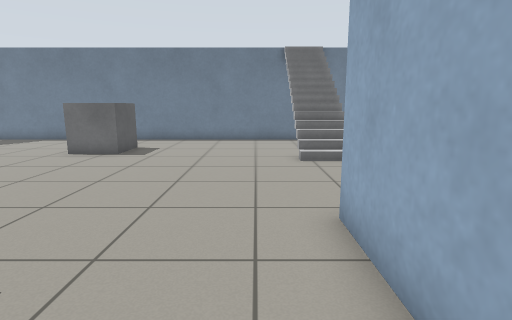
View 1 (above)

18 first-person views from a walk through a Gazebo world. The camera is 0.94 m above the floor, tilts 10° down and sees 80° across. The floor is counted in squares, 0.5 m on a side. Each view is taken from the middle of a square. On the plan, view 1 faces up. The plan holds only what a view shows up to about 16 squares ahead; the rest is blank. The place goes on beyond the plan. Robots are left out.

View 2
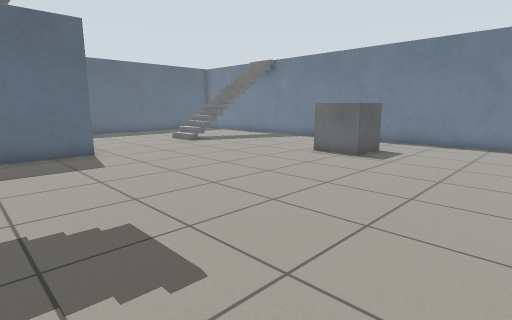

View 3
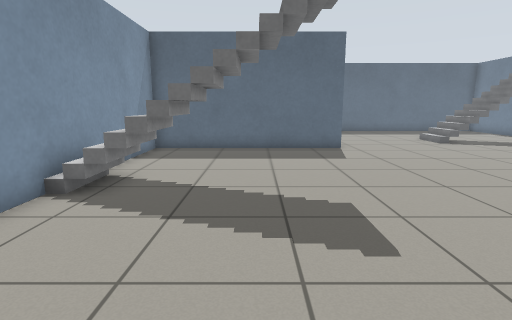

View 4
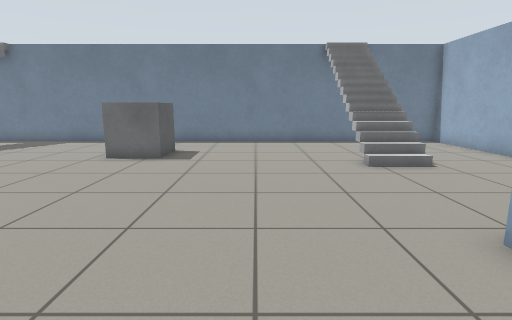

View 5
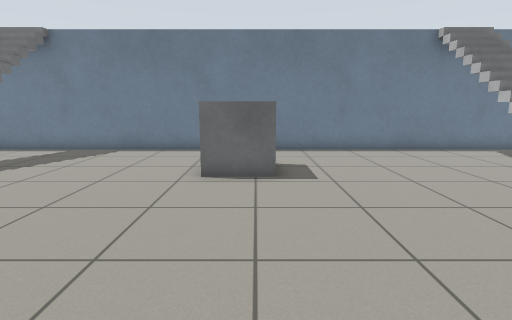

View 6
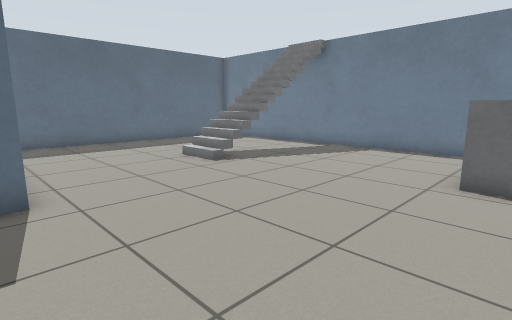

View 7
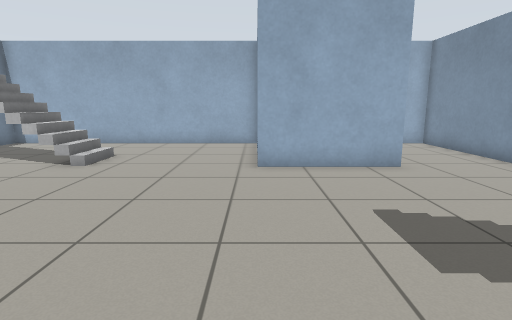

View 8
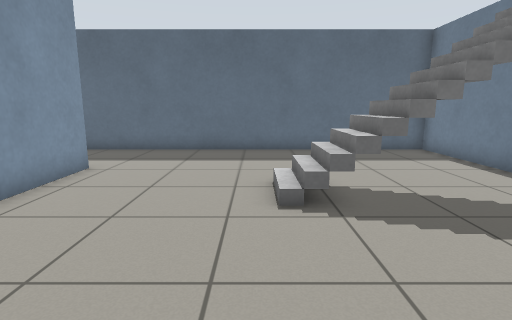

View 9
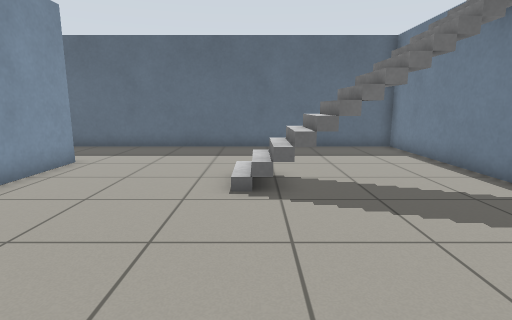

View 10
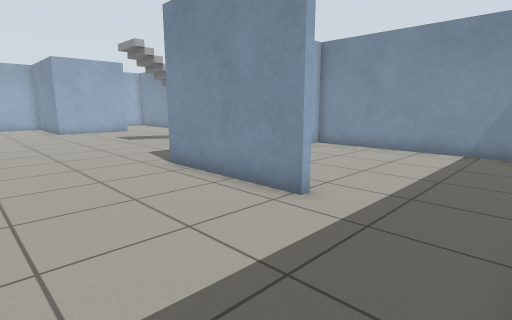

View 11
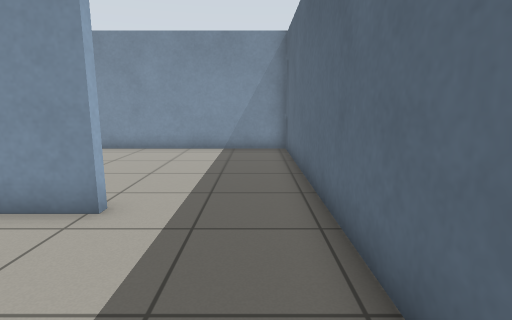

View 12
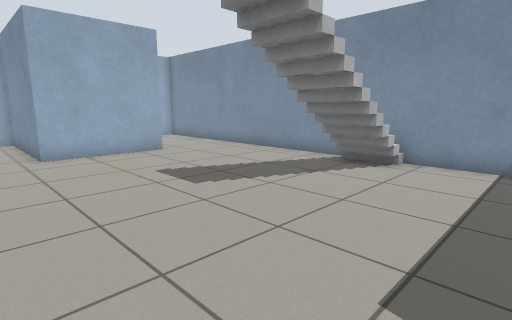

View 13
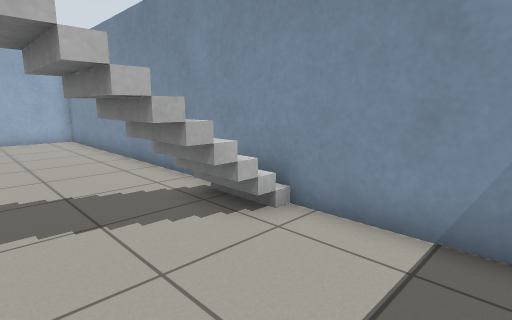

View 14
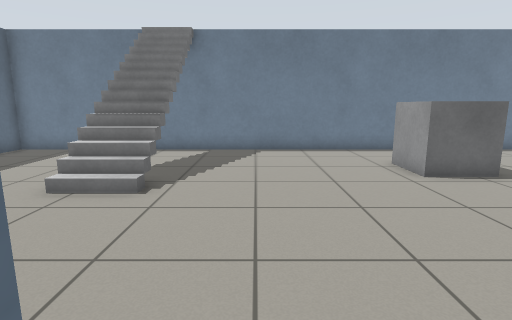

View 15
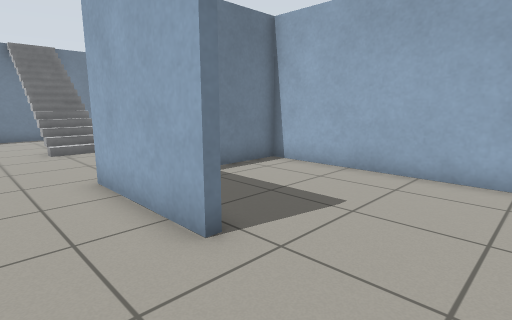

View 16
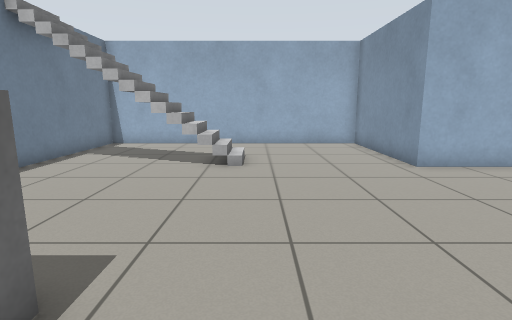

View 17
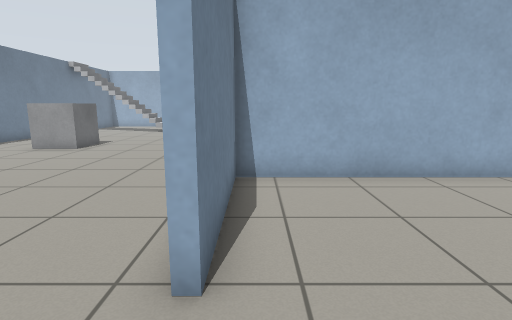

View 18
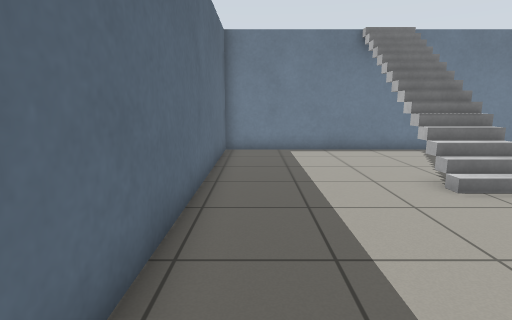

### Floor plan
Key: @ floor where view 1 was taken; # wall or solid block; . main floor; : floor 0.25 m higher than the main floor; + floor 0.75 m higher than the main floor; * floor 1 m higher than the main floor; % floor 1.25 m higher than the main floor; & floor 1.75 m higher than the main floor; $ floor 2 m higher than the main floor; / step, stairs or slope; S stairs; B grey box.
Columns run from 23 left of view 1 to 8 right of it. Each row starts with its distance up from view 1.
 18 ################################
 17 #......S..................S....#
 16 #......//................//....#
 15 #...... /................/ ....#
 14 #...... /.......BB......./ ....#
 13 #...... /.......BB......./ ....#
 12 #......//.......BB.......//....#
 11 #......//................//....#
 10 #..............................#
  9 #..............................#
  8 #..............................#
  7 #..............................#
  6 #..............................#
  5 #....######..............#######
  4 #.........#..............# ....#
  3 #.........#..............# ....#
  2 #.........#.....$$.......#.....#
  1 #.........#.....& S......#.....#
  0 #.........#.....% S....@.......#
 -1 #.........#.....* S............#
 -2 #.........#.....++S............#
 -3 #.........#.....::.............#
 -4 ################################

Where each view was taken, in squares from view 1:
view 1: 0 up, 0 right, facing up
view 2: 1 up, 0 right, facing up-left
view 3: 1 up, 1 right, facing left
view 4: 1 up, 2 left, facing up
view 5: 4 up, 6 left, facing up
view 6: 4 up, 6 left, facing up-left
view 7: 5 up, 8 left, facing right
view 8: 10 up, 9 left, facing left
view 9: 11 up, 8 left, facing left
view 10: 10 up, 22 left, facing down-right
view 11: 10 up, 21 left, facing down
view 12: 7 up, 11 left, facing down-right
view 13: 1 up, 11 left, facing down-right
view 14: 4 up, 12 left, facing up
view 15: 3 down, 1 left, facing up-right
view 16: 10 up, 8 left, facing right
view 17: 4 up, 21 left, facing right
view 18: 4 up, 21 left, facing up
